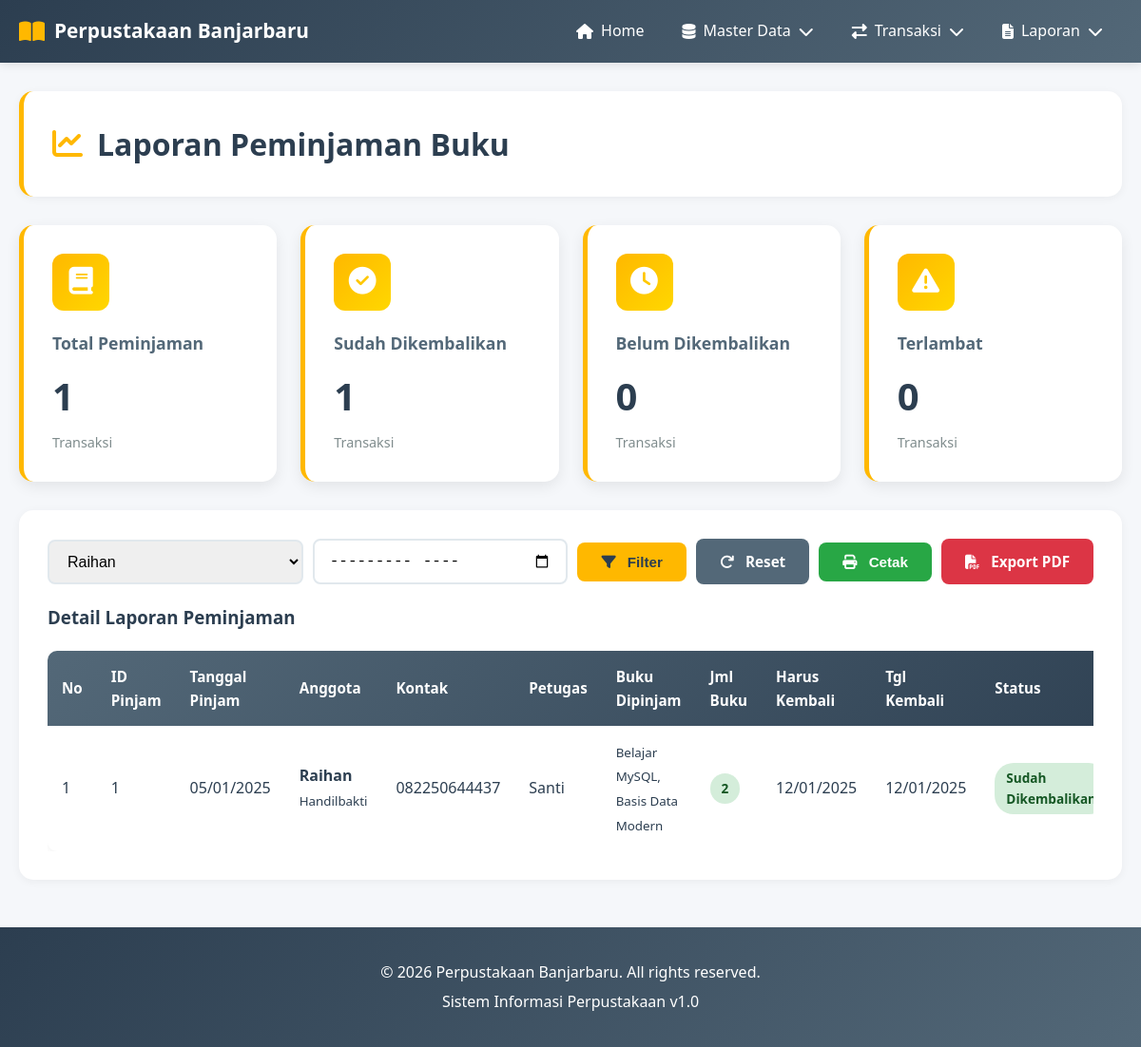
Screenshot of /modules/laporan/laporan_peminjaman.php?anggota=202501 with the database file from the repository.
### tables this page shows
CREATE TABLE `peminjaman` (
  `id_pinjam` int(11) NOT NULL,
  `id_anggota` int(11) NOT NULL,
  `id_petugas` int(11) NOT NULL,
  `tanggal_pinjam` date NOT NULL,
  `tanggal_harus_kembali` date DEFAULT NULL
);

CREATE TABLE `anggota` (
  `id_anggota` int(11) NOT NULL,
  `nama` varchar(100) NOT NULL,
  `alamat` varchar(200) DEFAULT NULL,
  `no_hp` varchar(20) DEFAULT NULL,
  `status` varchar(20) DEFAULT 'Aktif'
);

CREATE TABLE `petugas` (
  `id_petugas` int(11) NOT NULL,
  `nama` varchar(100) NOT NULL,
  `jabatan` varchar(50) NOT NULL,
  `no_hp` varchar(20) DEFAULT NULL
);

### config/database.php (called while the page is built, shortened)
<?php
$conn = mysqli_connect(DB_HOST, DB_USER, DB_PASS, DB_NAME);
mysqli_set_charset($conn, "utf8");
function query($sql) {
    global $conn;
    return mysqli_query($conn, $sql);
}
function fetchAll($result) {
    $data = [];
    while ($row = mysqli_fetch_assoc($result)) {
        $data[] = $row;
    }
    return $data;
}
?>

### modules/laporan/laporan_peminjaman.php (the view, shortened to what this page needs)
<?php
include '../../includes/header.php';
$filter_anggota = isset($_GET['anggota']) ? $_GET['anggota'] : '';
$filter_bulan = isset($_GET['bulan']) ? $_GET['bulan'] : '';
$where = "WHERE 1=1";
if ($filter_anggota) {
    $where .= " AND pm.id_anggota = $filter_anggota";
}
$sql = "SELECT
            pm.id_pinjam,
            pm.tanggal_pinjam,
            pm.tanggal_harus_kembali,
            a.id_anggota,
            a.nama as nama_anggota,
            a.alamat,
            a.no_hp,
            pt.nama as nama_petugas,
            GROUP_CONCAT(b.judul SEPARATOR ', ') as judul_buku,
            COUNT(dp.id_detail) as jumlah_buku,
            CASE
                WHEN pg.id_kembali IS NULL THEN 'Belum Dikembalikan'
                ELSE 'Sudah Dikembalikan'
            END as status_kembali,
            pg.tanggal_kembali,
            DATEDIFF(COALESCE(pg.tanggal_kembali, CURDATE()), pm.tanggal_harus_kembali) as selisih_hari
        FROM peminjaman pm
        JOIN anggota a ON pm.id_anggota = a.id_anggota
        JOIN petugas pt ON pm.id_petugas = pt.id_petugas
        JOIN detail_peminjaman dp ON pm.id_pinjam = dp.id_pinjam
        JOIN buku b ON dp.id_buku = b.id_buku
        LEFT JOIN pengembalian pg ON pm.id_pinjam = pg.id_pinjam
        $where
        GROUP BY pm.id_pinjam
        ORDER BY pm.tanggal_pinjam DESC";
$data = fetchAll(query($sql));
$anggota_list = fetchAll(query("SELECT id_anggota, nama FROM anggota ORDER BY nama"));
$total_peminjaman = count($data);
$sudah_kembali = count(array_filter($data, function($d) { return $d['status_kembali'] == 'Sudah Dikembalikan'; }));
$belum_kembali = $total_peminjaman - $sudah_kembali;
$terlambat = count(array_filter($data, function($d) { return $d['status_kembali'] == 'Belum Dikembalikan' && $d['selisih_hari'] > 0; }));
?>
<div class="container">
    <div class="page-header">
        <h2><i class="fas fa-chart-line"></i> Laporan Peminjaman Buku</h2>
    </div>
    <div class="dashboard-grid" style="margin-bottom: 30px;">
        <div class="dashboard-card">
            <div class="card-icon">
                <i class="fas fa-book"></i>
            </div>
            <div class="card-content">
                <h3>Total Peminjaman</h3>
                <div class="count"><?php echo $total_peminjaman; ?></div>
                <div class="label">Transaksi</div>
            </div>
        </div>
        <div class="dashboard-card">
            <div class="card-icon">
                <i class="fas fa-check-circle"></i>
            </div>
            <div class="card-content">
                <h3>Sudah Dikembalikan</h3>
                <div class="count"><?php echo $sudah_kembali; ?></div>
                <div class="label">Transaksi</div>
            </div>
        </div>
        <div class="dashboard-card">
            <div class="card-icon">
                <i class="fas fa-clock"></i>
            </div>
            <div class="card-content">
                <h3>Belum Dikembalikan</h3>
                <div class="count"><?php echo $belum_kembali; ?></div>
                <div class="label">Transaksi</div>
            </div>
        </div>
        <div class="dashboard-card">
            <div class="card-icon">
                <i class="fas fa-exclamation-triangle"></i>
            </div>
            <div class="card-content">
                <h3>Terlambat</h3>
                <div class="count"><?php echo $terlambat; ?></div>
                <div class="label">Transaksi</div>
            </div>
        </div>
    </div>
    <div class="content-box">
        <form method="GET" class="flex align-center gap-10 mb-20">
            <div class="form-group" style="margin-bottom: 0; flex: 1;">
                <select name="anggota" class="form-control">
                    <?php foreach ($anggota_list as $a): ?>
                        <option value="<?php echo $a['id_anggota']; ?>" <?php echo $filter_anggota == $a['id_anggota'] ? 'selected' : ''; ?>>
                            <?php echo $a['nama']; ?>
                        </option>
                    <?php endforeach; ?>
                </select>
            </div>
            <div class="form-group" style="margin-bottom: 0; flex: 1;">
                <input type="month" name="bulan" class="form-control" value="<?php echo $filter_bulan; ?>">
            </div>
            <button type="submit" class="btn btn-primary">
                <i class="fas fa-filter"></i> Filter
            </button>
            <a href="laporan_peminjaman.php" class="btn btn-secondary">
                <i class="fas fa-redo"></i> Reset
            </a>
            <button type="button" onclick="printReport()" class="btn btn-success">
                <i class="fas fa-print"></i> Cetak
            </button>
            <a href="cetak_peminjaman_pdf.php?anggota=<?php echo $filter_anggota; ?>&bulan=<?php echo $filter_bulan; ?>" target="_blank" class="btn btn-danger">
                <i class="fas fa-file-pdf"></i> Export PDF
            </a>
        </form>
        <h3>Detail Laporan Peminjaman</h3>
        <div class="table-container">
            <table>
                <thead>
                    <tr>
                        <th>No</th>
                        <th>ID Pinjam</th>
                        <th>Tanggal Pinjam</th>
                        <th>Anggota</th>
                        <th>Kontak</th>
                        <th>Petugas</th>
                        <th>Buku Dipinjam</th>
                        <th>Jml Buku</th>
                        <th>Harus Kembali</th>
                        <th>Tgl Kembali</th>
                        <th>Status</th>
                    </tr>
                </thead>
                <tbody>
                    <?php $no = 1; foreach ($data as $row): ?>
                        <tr>
                            <td><?php echo $no++; ?></td>
                            <td><?php echo $row['id_pinjam']; ?></td>
                            <td><?php echo date('d/m/Y', strtotime($row['tanggal_pinjam'])); ?></td>
                            <td>
                                <strong><?php echo $row['nama_anggota']; ?></strong><br>
                                <small><?php echo $row['alamat']; ?></small>
                            </td>
                            <td><?php echo $row['no_hp']; ?></td>
                            <td><?php echo $row['nama_petugas']; ?></td>
                            <td>
                                <small><?php echo $row['judul_buku']; ?></small>
                            </td>
                            <td><span class="badge badge-success"><?php echo $row['jumlah_buku']; ?></span></td>
                            <td><?php echo date('d/m/Y', strtotime($row['tanggal_harus_kembali'])); ?></td>
                            <td>
                                <?php echo $row['tanggal_kembali'] ? date('d/m/Y', strtotime($row['tanggal_kembali'])) : '-'; ?>
                            </td>
                            <td>
                                <span class="badge <?php echo $row['status_kembali'] == 'Sudah Dikembalikan' ? 'badge-success' : 'badge-warning'; ?>">
                                    <?php echo $row['status_kembali']; ?>
                                </span>
                            </td>
                        </tr>
                    <?php endforeach; ?>
                </tbody>
            </table>
        </div>
    </div>
</div>
<?php include '../../includes/footer.php'; ?>

### css/style.css (style rules this page uses)
* { margin: 0; padding: 0; box-sizing: border-box; }
:root { --primary-color: #FFB800; --secondary-color: #536878; --dark-blue: #2C3E50; --light-gray: #F5F7FA; --white: #FFFFFF; --text-dark: #2C3E50; --border-color: #E1E8ED; --success: #28A745; --danger: #DC3545; --warning: #FFC107; }
body { font-family: 'Segoe UI', Tahoma, Geneva, Verdana, sans-serif; background-color: var(--light-gray); color: var(--text-dark); line-height: 1.6; }
.dashboard-grid { display: grid; grid-template-columns: repeat(auto-fit, minmax(250px, 1fr)); gap: 25px; }
.dashboard-card { background: var(--white); padding: 30px; border-radius: 15px; box-shadow: 0 5px 15px rgba(0,0,0,0.08); transition: all 0.3s; border-left: 5px solid var(--primary-color); }
.card-icon { width: 60px; height: 60px; background: linear-gradient(135deg, var(--primary-color), #FFD700); border-radius: 12px; display: flex; align-items: center; justify-content: center; margin-bottom: 20px; }
.card-icon i { font-size: 1.8rem; color: var(--white); }
.card-content h3 { font-size: 1.1rem; color: var(--secondary-color); margin-bottom: 10px; font-weight: 600; }
.card-content .count { font-size: 2.5rem; font-weight: 700; color: var(--dark-blue); margin-bottom: 5px; }
.card-content .label { color: #7F8C8D; font-size: 0.9rem; }
.container { max-width: 1400px; margin: 30px auto; padding: 0 20px; }
.page-header { background: var(--white); padding: 30px; border-radius: 15px; margin-bottom: 30px; box-shadow: 0 2px 10px rgba(0,0,0,0.05); border-left: 5px solid var(--primary-color); }
.page-header h2 { color: var(--dark-blue); font-size: 2rem; display: flex; align-items: center; gap: 15px; }
.page-header h2 i { color: var(--primary-color); }
.content-box { background: var(--white); padding: 30px; border-radius: 15px; box-shadow: 0 2px 10px rgba(0,0,0,0.05); }
.btn { display: inline-block; padding: 12px 25px; border: none; border-radius: 8px; cursor: pointer; text-decoration: none; font-weight: 600; transition: all 0.3s; font-size: 0.95rem; }
.btn i { margin-right: 8px; }
.btn-primary { background-color: var(--primary-color); color: var(--dark-blue); }
.btn-success { background-color: var(--success); color: var(--white); }
.btn-danger { background-color: var(--danger); color: var(--white); }
.btn-secondary { background-color: var(--secondary-color); color: var(--white); }
.table-container { overflow-x: auto; margin-top: 20px; }
table { width: 100%; border-collapse: collapse; background: var(--white); box-shadow: 0 2px 8px rgba(0,0,0,0.05); border-radius: 10px; overflow: hidden; }
thead { background: linear-gradient(135deg, var(--secondary-color), var(--dark-blue)); color: var(--white); }
thead th { padding: 15px; text-align: left; font-weight: 600; font-size: 0.95rem; }
tbody td { padding: 15px; border-bottom: 1px solid var(--border-color); }
tbody tr:last-child td { border-bottom: none; }
.form-group { margin-bottom: 20px; }
.form-control { width: 100%; padding: 12px 15px; border: 2px solid var(--border-color); border-radius: 8px; font-size: 1rem; transition: all 0.3s; }
select.form-control { cursor: pointer; }
.mb-20 { margin-bottom: 20px; }
.flex { display: flex; }
.align-center { align-items: center; }
.gap-10 { gap: 10px; }
.badge { display: inline-block; padding: 5px 12px; border-radius: 20px; font-size: 0.85rem; font-weight: 600; }
.badge-success { background-color: #D4EDDA; color: #155724; }

### rows the page displays
peminjaman: id_pinjam "1", tanggal_pinjam "05/01/2025", id_anggota.nama "Raihan", id_anggota.alamat "Handilbakti", id_anggota.no_hp "082250644437", id_petugas.nama "Santi", judul_buku "Belajar MySQL, Basis Data Modern", jumlah_buku "2", tanggal_harus_kembali "12/01/2025", tanggal_kembali "12/01/2025", status_kembali "Sudah…"

### other values shown
$total_peminjaman "1"
$sudah_kembali "1"
$belum_kembali "0"
$terlambat "0"
form field anggota "Raihan"
